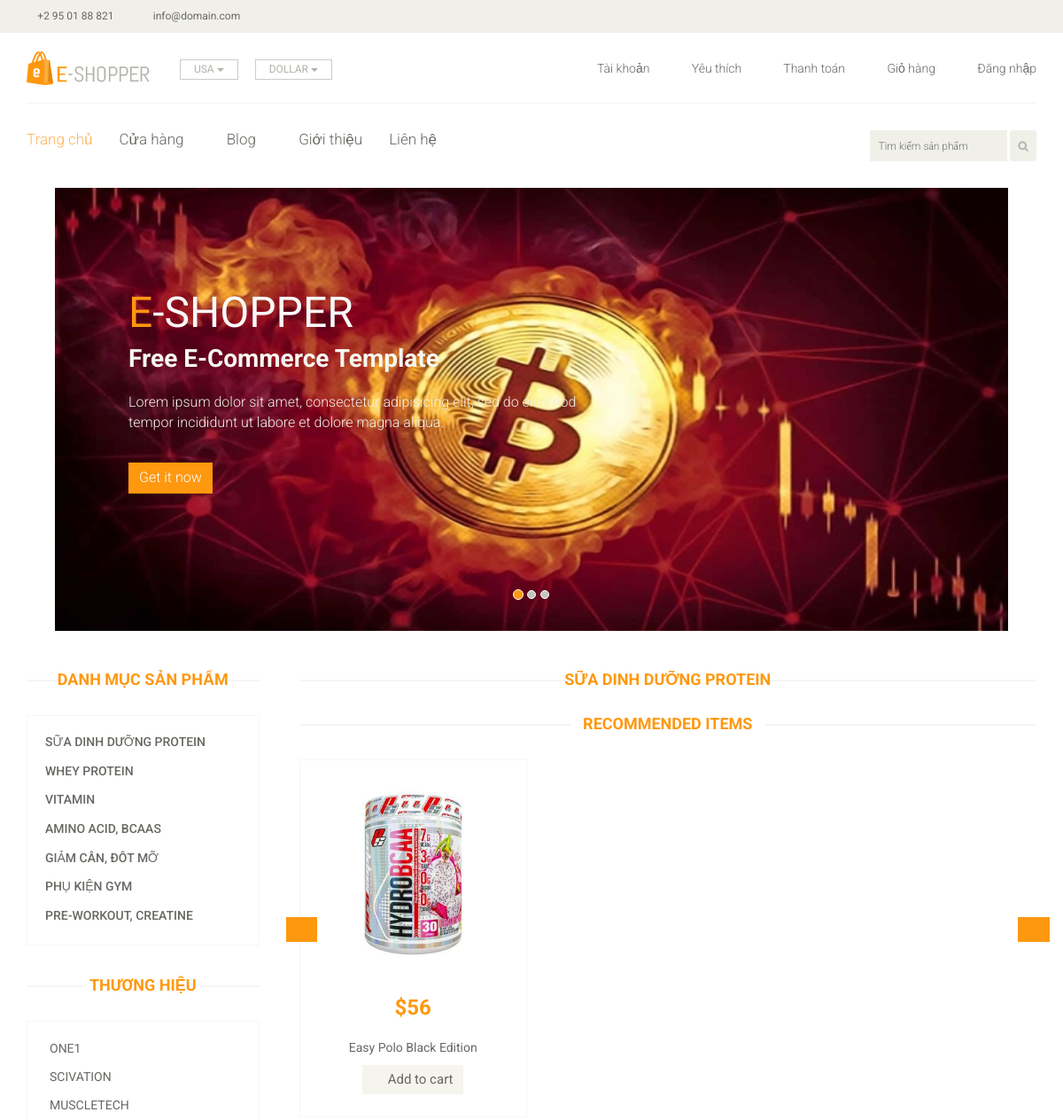
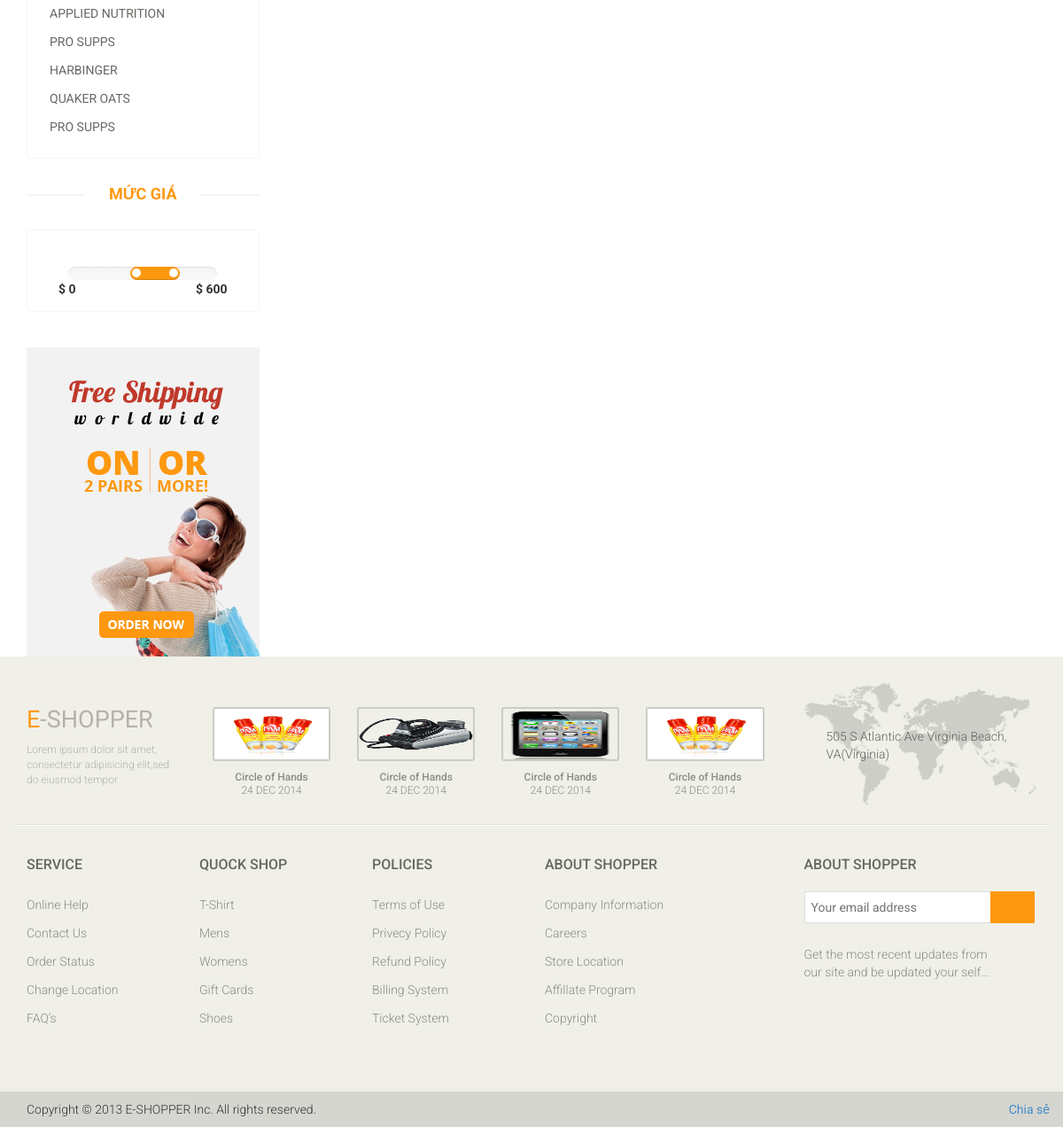
Screenshot of /danh-muc-sp/cate-10 with the database file from the repository (2 pictures, top to bottom).
### tables this page shows
CREATE TABLE `tbl_slider` (
  `slider_id` int(11) NOT NULL,
  `slider_name` varchar(200) DEFAULT NULL,
  `slider_link` varchar(200) DEFAULT NULL,
  `slider_desc` text DEFAULT NULL,
  `slider_status` int(11) NOT NULL DEFAULT 0 COMMENT '0: chưa kích hoạt, 1: kích hoạt',
  `create_at` datetime NOT NULL,
  `update_at` datetime NOT NULL
);

CREATE TABLE `tbl_category_product` (
  `id` int(11) NOT NULL,
  `cate_name` varchar(200) DEFAULT NULL,
  `cate_slug` varchar(200) DEFAULT NULL,
  `cate_banner` varchar(100) DEFAULT NULL,
  `display` tinyint(1) NOT NULL DEFAULT 0 COMMENT '0: Ẩn - 1:Hiện',
  `parent_id` int(11) DEFAULT NULL,
  `create_at` datetime DEFAULT NULL,
  `update_at` datetime DEFAULT NULL
);

CREATE TABLE `tbl_brand` (
  `id` int(11) NOT NULL,
  `brand_name` varchar(200) NOT NULL,
  `brand_desc` text NOT NULL,
  `brand_banner` varchar(200) NOT NULL,
  `display` tinyint(1) NOT NULL DEFAULT 0 COMMENT '0: Ẩn - 1: Hiện',
  `create_at` datetime NOT NULL,
  `update_at` datetime NOT NULL
);

### app/controllers/CategoryProduct.php (called while the page is built, shortened)
<?php
	class CategoryProduct extends BaseController
	{
	    public $cateModel;
		public function __construct()
		{
			$this->cateModel = $this->loadModel('CategoryProductModel');
		}
		public function show_cate_home($id)
	    {
			$this->loadSlider();
			$this->loadSidebars();
			$this->data['sub_content']['cate'] = $this->cateModel->find($id);
			$this->data['sub_content']['cate_products'] = $this->cateModel->getProducts($id);
			$this->data['content'] = 'clients.category.show_category';
			return $this->view('layouts.clients_layout', $this->data);
	    }
	}
 ?>

### index.php (called while the page is built, shortened)
<?php
	require_once 'bootstrap.php';
	$app = new App();
 ?>

### core/QueryBuilder.php (called while the page is built, shortened)
<?php
	trait QueryBuilder{
		public $tableName = '';
		public $where = '';
		public $operator = '';
		public $selectField = '*';
		public $limit = '';
		public $orderBy = '';
		public $innerJoin = '';
		public $groupBy = '';
		public function table($tableName)
		{
			$this->tableName = $tableName;
			return $this;
		}
		public function get()
		{
			$sqlQuery = "SELECT $this->selectField
						 FROM $this->tableName
						 $this->innerJoin
						 $this->where
						 $this->groupBy
						 $this->orderBy
						 $this->limit";
			$sqlQuery = trim($sqlQuery);
			$query = $this->query($sqlQuery);
			if(!empty($query)){
				return $query->fetchAll(PDO::FETCH_ASSOC);
			}
			return false;
		}
		public function where($field, $compare, $value)
		{
			if(empty($this->where)){
				$this->operator = 'WHERE';
			}else{
				$this->operator = 'AND';
			}
			$this->where .= "$this->operator $field $compare '$value' ";
			return $this;
		}
		public function limit($number, $offset = 0)
		{
			$this->limit = "LIMIT $offset, $number";
			return $this;
		}
		public function orderBy($field, $type = 'ASC')
		{
			$fieldArr = array_filter(explode(',', $field));
			if(!empty($fieldArr) && count($fieldArr) >= 2){
				$this->orderBy = "ORDER BY ". implode(',', $fieldArr);
			}else{
				$this->orderBy = "ORDER BY ". $field ." ". $type;
			}
			return $this;
		}
		public function resetQuery()
		{
			$this->tableName = '';
			$this->where = '';
			$this->operator = '';
			$this->selectField = '*';
			$this->limit = '';
			$this->orderBy = '';
			$this->innerJoin = '';
		}
	}
 ?>

### core/Database.php (called while the page is built, shortened)
<?php
	class Database
	{
		private $__conn;
	    public function __construct()
	    {
	    	global $db_config;
	    	$this->__conn = Connection::getInstance($db_config);
	    }
	    public function query($sql)
	    {
	    	try{
		    	$statement = $this->__conn->prepare($sql);
		    	$statement->execute();
		    	return $statement;
		    }catch (Exception $e){
		    	$mess = $e->getMessage();
		    	$data['mess'] = $mess;
		    	App::$app->loadError('databaseError',$data);
		    	die();
		    }
	    }
	}
 ?>

### configs/app.php (called while the page is built)
<?php
	$config['app'] = [
	];
 ?>

### configs/database.php (called while the page is built)
<?php
	$config['database'] = [
		'host' => 'localhost',
		'user' => 'root',
		'pass' => '',
		'db'   => 'webbanhang'
	];
 ?>

### configs/session.php (called while the page is built)
<?php
	$config['session'] = [
		'session_key' => 'locsama_session'
	];
 ?>

### bootstrap.php (called while the page is built, shortened)
<?php
	require_once 'core/Session.php';
	require_once 'app/App.php';
	if (!empty($config['database'])) {
		$db_config = array_filter($config['database']);
		if (!empty($db_config)) {
			require_once 'core/Connection.php';
			require_once 'core/QueryBuilder.php';
			require_once 'core/Database.php';
		}
	}
	require_once 'core/BaseModel.php';
	require_once 'core/BaseController.php';
 ?>

### core/Connection.php (called while the page is built, shortened)
<?php
	class Connection
	{
	    private static $instance = null, $conn = null;
	    private function __construct($config)
	    {
	    	try {
	    		$dsn = 'mysql:dbname=' . $config['db'] . ';host=' . $config['host'];
				$options = [
					PDO::MYSQL_ATTR_INIT_COMMAND => 'SET NAMES utf8',
					PDO::ATTR_ERRMODE => PDO::ERRMODE_EXCEPTION
				];
				$connect = new PDO($dsn, $config['user'], _PASS, $options);
				self::$conn = $connect;
	    	} catch (Exception $e) {
	    		$mess = $e->getMessage();
	    		App::$app->loadError('databaseError', ['mess' => $mess]);
	    		die();
	    	}
	    }
	    public static function getInstance($config)
	    {
	    	if(self::$instance == null){
	    		self::$instance = self::$conn;
	    	}
	    	return self::$instance;
	    }
	}
 ?>

### core/BaseModel.php (called while the page is built, shortened)
<?php
	abstract class BaseModel extends Database
	{
		protected $db;
	    public function __construct()
	    {
	    	$this->db = new Database();
	    }
	    public function find($id)
	    {
	    	$tableName = $this->tableFill();
	    	$fieldSelect = $this->fieldFill();
	    	$primaryKey = $this->primaryKey();
	    	$sql = "SELECT $fieldSelect FROM $tableName WHERE $primaryKey = $id";
	    	$query = $this->db->query($sql);
	    	if(!empty($query)){
	    		return $query->fetch(PDO::FETCH_ASSOC);
	    	}
	    	return false;
	    }
	}
 ?>

### app/models/CategoryProductModel.php (called while the page is built, shortened)
<?php
	class CategoryProductModel extends BaseModel
	{
	    public function tableFill()
	    {
	    	return 'tbl_category_product';
	    }
	    public function fieldFill()
	    {
	    	return '*';
	    }
	    public function primaryKey()
	    {
	    	return 'id';
	    }
	}
 ?>

### app/views/blocks/sidebars.php (the view)
<section>
		<div class="container">
			<div class="row">
				<div class="col-sm-3">
					<div class="left-sidebar">
						<h2>Danh mục sản phẩm</h2>
						<div class="panel-group category-products" id="accordian">
							<?php
								foreach ($cate_prod as $key => $value) {
							 ?>
							<div class="panel panel-default">
								<div class="panel-heading">
									<h4 class="panel-title">
										<a href="<?php echo _WEB_ROOT; ?>/danh-muc-sp/cate-<?php echo $value['id'] ?>">
											<?php echo $value['cate_name'] ?>
										</a>
									</h4>
								</div>
							</div>
							<?php
								}
							 ?>
						</div>
						<div class="brands_products">
							<h2>Thương hiệu</h2>
							<div class="brands-name">
								<ul class="nav nav-pills nav-stacked">
									<?php
										foreach ($brand as $key => $value) {
									 ?>
									<li>
										<a href="<?php echo _WEB_ROOT; ?>/thuong-hieu-sp/brand-<?php echo $value['id'] ?>">
										<?php echo $value['brand_name'] ?>
										</a>
									</li>
									<?php
										}
									 ?>
								</ul>
							</div>
						</div>
						<div class="price-range">
							<h2>Mức giá</h2>
							<div class="well text-center">
								 <input type="text" class="span2" value="" data-slider-min="0" data-slider-max="600" data-slider-step="5" data-slider-value="[250,450]" id="sl2" ><br />
								 <b class="pull-left">$ 0</b> <b class="pull-right">$ 600</b>
							</div>
						</div>
						<div class="shipping text-center">
							<img src="<?php echo _WEB_ROOT; ?>/public/frontend/images/home/shipping.jpg" alt="" />
						</div>
					</div>
				</div>

### app/views/blocks/sliders.php
<section id="slider">
		<div class="container">
			<div class="row">
				<div class="col-sm-12">
					<div id="slider-carousel" class="carousel slide" data-ride="carousel">
						<ol class="carousel-indicators">
							<li data-target="#slider-carousel" data-slide-to="0" class="active"></li>
							<li data-target="#slider-carousel" data-slide-to="1"></li>
							<li data-target="#slider-carousel" data-slide-to="2"></li>
						</ol>
						<div class="carousel-inner">
							<?php
								$i = 0;
								foreach ($list_sliders as $key => $slider) {
									$i++;
							 ?>
							<div class="item <?php echo $i==1 ? 'active' : '' ?>">
								<div class="col-sm-6 text-slider">
									<h1><span>E</span>-SHOPPER</h1>
									<h2>Free E-Commerce Template</h2>
									<p>Lorem ipsum dolor sit amet, consectetur adipisicing elit, sed do eiusmod tempor incididunt ut labore et dolore magna aliqua. </p>
									<button type="button" class="btn btn-default get">Get it now</button>
								</div>
								<div class="col-sm-12">
									<img src="<?php echo _WEB_ROOT; ?>/public/uploads/slider/<?php echo $slider['slider_link'] ?>" class="girl img-responsive"
									 alt="<?php echo $slider['slider_desc'] ?>" />
								</div>
							</div>
							<?php
								}
							 ?>
						</div>
						<a href="#slider-carousel" class="left control-carousel hidden-xs" data-slide="prev">
							<i class="fa fa-angle-left"></i>
						</a>
						<a href="#slider-carousel" class="right control-carousel hidden-xs" data-slide="next">
							<i class="fa fa-angle-right"></i>
						</a>
					</div>
				</div>
			</div>
		</div>
	</section>

### app/views/clients/category/show_category.php (shortened to what this page needs)
<div class="col-sm-9 padding-right">
					<div class="features_items">
						<h2 class="title text-center"><?php echo $cate['cate_name']; ?></h2>
					</div>
					<div class="recommended_items">
						<h2 class="title text-center">recommended items</h2>
						<div id="recommended-item-carousel" class="carousel slide" data-ride="carousel">
							<div class="carousel-inner">
								<div class="item active">
									<div class="col-sm-4">
										<div class="product-image-wrapper">
											<div class="single-products">
												<div class="productinfo text-center">
													<img src="<?php echo _WEB_ROOT; ?>/public/frontend/images/home/recommend1.jpg" alt="" />
													<h2>$56</h2>
													<p>Easy Polo Black Edition</p>
													<a href="#" class="btn btn-default add-to-cart"><i class="fa fa-shopping-cart"></i>Add to cart</a>
												</div>
											</div>
										</div>
									</div>
								</div>
							</div>
							 <a class="left recommended-item-control" href="#recommended-item-carousel" data-slide="prev">
								<i class="fa fa-angle-left"></i>
							  </a>
							  <a class="right recommended-item-control" href="#recommended-item-carousel" data-slide="next">
								<i class="fa fa-angle-right"></i>
							  </a>
						</div>
					</div>
				</div>
			</div>
		</div>
	</section>

### public/frontend/css/main.css (style rules this page uses)
body { font-family: 'Roboto', sans-serif; background:; position: relative; font-weight:400px; }
ul li { list-style: none; }
a { -webkit-transition: 300ms; -moz-transition: 300ms; -o-transition: 300ms; transition: 300ms; }
h1, h2, h3, h4, h5, h6 { font-family: 'Roboto', sans-serif; }
#slider { padding-bottom: 45px; }
.carousel-indicators li { background: #C4C4BE; }
.carousel-indicators li.active { background: #FE980F; }
.item { width: 100%; }
.girl { width: 97%; height: 500px; margin: 0 auto; }
.item h1 { color: #f9f9f9; font-family: abel; font-size: 48px; margin-top: 115px; }
.item h1 span { color:#FE980F; }
.item h2 { color: #f7f7f0; font-family: 'Roboto', sans-serif; font-size: 28px; font-weight: 700; margin-bottom: 22px; margin-top: 10px; }
.item p { color: #f0f0e9; font-size:16px; font-weight:300; font-family: 'Roboto', sans-serif; }
.get { background: #FE980F; border: 0 none; border-radius: 0; color: #FFFFFF; font-family: 'Roboto', sans-serif; font-size: 16px; font-weight: 300; margin-top: 23px; }
.control-carousel { position: absolute; top: 42%; font-size: 60px; color: #C2C2C1; }
.right { right: 0; }
.category-products { border: 1px solid #F7F7F0; margin-bottom: 35px; padding-bottom: 20px; padding-top: 15px; }
.left-sidebar h2, .brands_products h2 { color: #FE980F; font-family: 'Roboto', sans-serif; font-size: 18px; font-weight: 700; margin: 0 auto 30px; text-align: center; text-transform: uppercase; position: relative; z-index:3; }
.left-sidebar h2:after, h2.title:after { content: " "; position: absolute; border: 1px solid #f5f5f5; bottom:8px; left: 0; width: 100%; height: 0; z-index: -2; }
.left-sidebar h2:before { content: " "; position: absolute; background: #fff; bottom: -6px; width: 130px; height: 30px; z-index: -1; left: 50%; margin-left: -65px; }
h2.title:before { content: " "; position: absolute; background: #fff; bottom: -6px; width: 220px; height: 30px; z-index: -1; left: 50%; margin-left: -110px; }
.category-products .panel { background-color: #FFFFFF; border: 0px; border-radius: 0px; box-shadow:none; margin-bottom: 0px; }
.category-products .panel-default .panel-heading { background-color: #FFFFFF; border: 0 none; color: #FFFFFF; padding: 5px 20px; }
.category-products .panel-default .panel-heading .panel-title a { color: #696763; font-family: 'Roboto', sans-serif; font-size: 14px; text-decoration: none; text-transform: uppercase; }
.brands-name { border: 1px solid #F7F7F0; padding-bottom: 20px; padding-top: 15px; }
.brands-name .nav-stacked li a { background-color: #FFFFFF; color: #696763; font-family: 'Roboto', sans-serif; font-size: 14px; padding: 5px 25px; text-decoration: none; text-transform: uppercase; }
.shipping { background-color: #F2F2F2; margin-top: 40px; overflow: hidden; padding-top: 20px; position: relative; }
.price-range { margin-top:30px; }
.well { background-color: #FFFFFF; border: 1px solid #F7F7F0; border-radius: 4px; box-shadow: none; margin-bottom: 20px; min-height: 20px; padding: 35px; }
.padding-right { padding-right: 0; }
.features_items { overflow:hidden; }
h2.title { color: #FE980F; font-family: 'Roboto', sans-serif; font-size: 18px; font-weight: 700; margin: 0 15px; text-transform: uppercase; margin-bottom: 30px; position: relative; }
.product-image-wrapper { border:1px solid #F7F7F5; overflow: hidden; margin-bottom:30px; }
.single-products { position: relative; }
.productinfo h2 { color: #FE980F; font-family: 'Roboto', sans-serif; font-size: 24px; font-weight: 700; }
.productinfo p { font-family: 'Roboto', sans-serif; font-size: 14px; font-weight: 400; color: #696763; }
.productinfo img { width: 100%; }
.productinfo { position:relative; }
.add-to-cart { background:#F5F5ED; border: 0 none; border-radius: 0; color: #696763; font-family: 'Roboto', sans-serif; font-size: 15px; margin-bottom: 25px; }
.add-to-cart i { margin-right:5px; }
.recommended_items { overflow: hidden; }
#recommended-item-carousel .carousel-inner .item { padding-left: 0; }
.recommended-item-control { position: absolute; top: 41%; }
.recommended-item-control i { background: none repeat scroll 0 0 #FE980F; color: #FFFFFF; font-size: 20px; padding: 4px 10px; }
.text-slider { position: absolute; z-index: 6; margin-left: 100px; }

### rows the page displays
tbl_slider: slider_link (picture)
tbl_category_product: cate_name "SỮA DINH DƯỠNG PROTEIN"
tbl_category_product: cate_name "WHEY PROTEIN"
tbl_category_product: cate_name "VITAMIN"
tbl_category_product: cate_name "AMINO ACID, BCAAS"
tbl_category_product: cate_name "GIẢM CÂN, ĐÔT MỠ"
tbl_category_product: cate_name "PHỤ KIỆN GYM"
tbl_category_product: cate_name "PRE-WORKOUT, CREATINE"
tbl_brand: brand_name "ONE1"
tbl_brand: brand_name "SCIVATION"
tbl_brand: brand_name "MUSCLETECH"
tbl_brand: brand_name "APPLIED NUTRITION"
tbl_brand: brand_name "PRO SUPPS"
tbl_brand: brand_name "HARBINGER"
tbl_brand: brand_name "QUAKER OATS"
tbl_brand: brand_name "PRO SUPPS"
